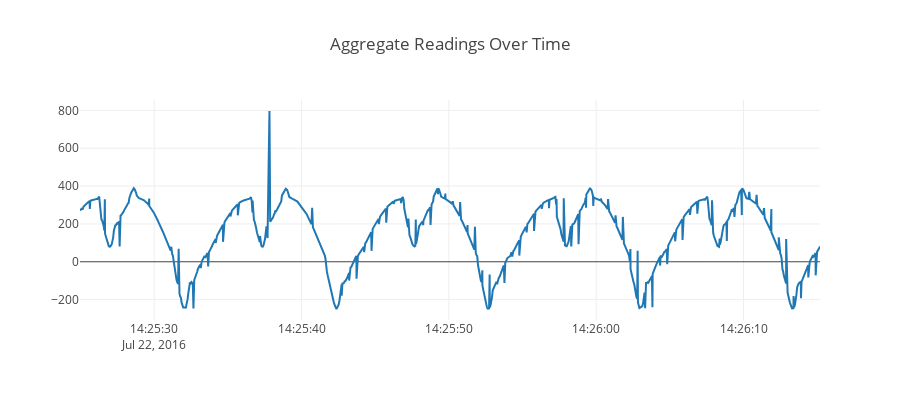

The notebook cell saved with this chart:
### Markdown cell above
## Aggregating Sensor Data

When we explore our data we notice that when one measurement of the sensor shows an anomaly, most of the others do as well.  To simplify our model we can aggreagete the sensor readings into one feature and train a model on those.  

Later, we can compare that by training multiple models, one for each type of sensor reading.

### Code cell
# Aggregate sensor data and prepare it for the model

#remove rows that are all zeros
df1 = df[df["::[scararobot]speed"] != 0].set_index('TimeStamp')   

#create a new column that will be our feature variable for our model
df1['Total']= df1.select_dtypes(include=['float64','float32']).apply(lambda row: np.sum(row),axis=1)
trace = go.Scatter(
    x = df1.index[27000:28000],
    y = df1['Total'].iloc[27000:28000]
)


layout = dict(title = 'Aggregate Readings Over Time', height=400)
fig = dict(data=[trace], layout=layout)
iplot(fig)

### Figure 1 — Plotly figure (JSON) as saved in the notebook; plotly's stock layout.template omitted (floating-point values rounded to 4 significant figures; data arrays with more than 128 entries replaced by an {"elided": "..."} marker saying what was removed)
{"data": [{"type": "scatter", "x": {"elided": "1000 str values"}, "y": {"elided": "1000 float values"}}], "layout": {"height": 400, "title": "Aggregate Readings Over Time"}}
